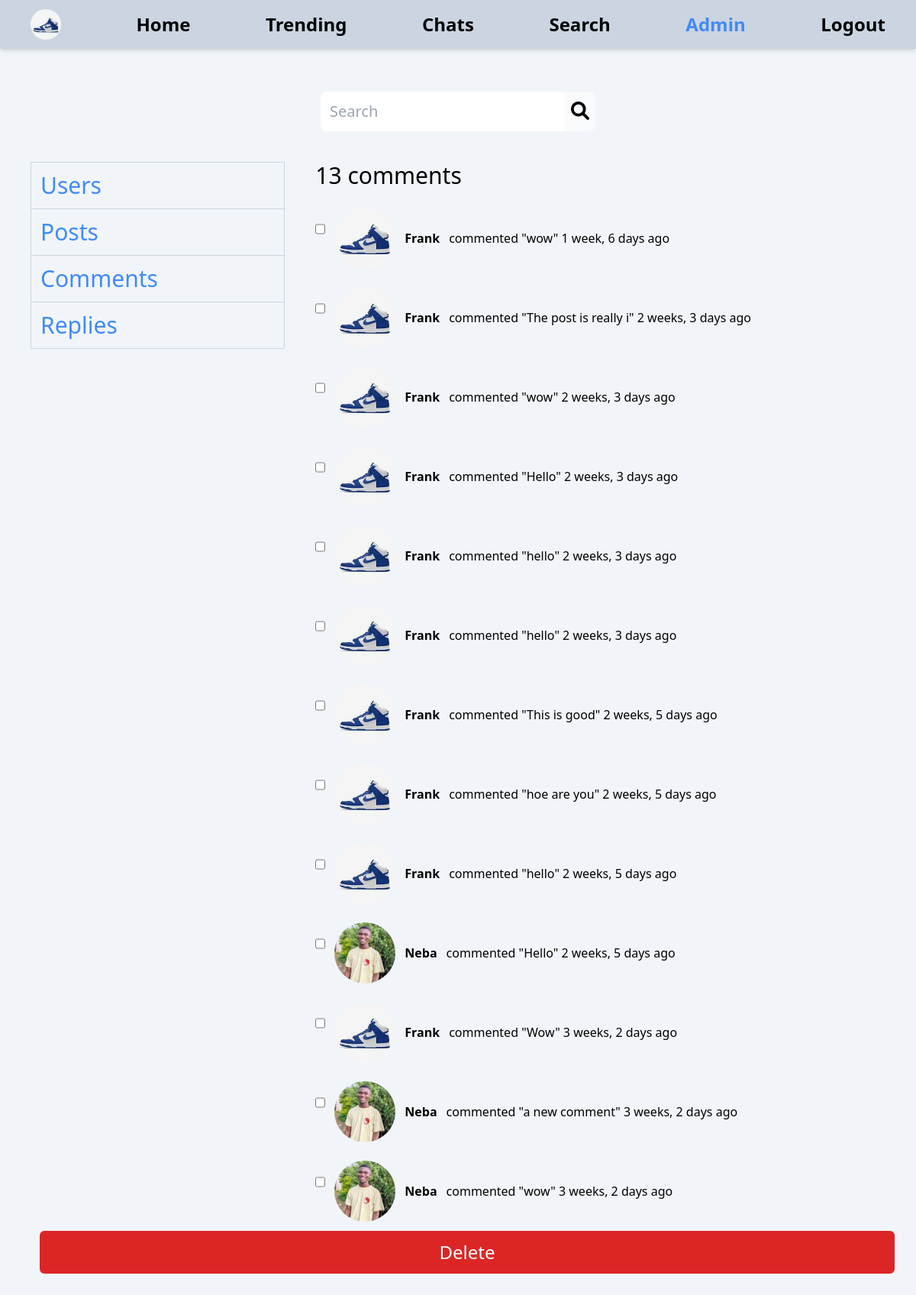
/adminpanel/comments (signed in), run on the app's committed database.
### authenticate/models.py (models this page shows)
class User(AbstractUser):
    username = models.CharField(max_length=250, unique=True)
    email = models.EmailField(null=True, unique=True)
    image = models.ImageField(default = 'images/profiles/profile.jpeg', upload_to='images/profiles')
    code = models.PositiveIntegerField(null=True)
    bio = models.TextField(default=None, null=True)
    blocked = models.BooleanField(default = False)
    USERNAME_FIELD = 'email'
    REQUIRED_FIELDS=[]

### posts/models.py (models this page shows, shortened)
class Comment(models.Model):
    post = models.ForeignKey(Post, on_delete=models.CASCADE, related_name='comments')
    user = models.ForeignKey(User, on_delete=models.CASCADE)
    text = models.TextField()
    created = models.DateTimeField(auto_now_add=True)
    replies = models.PositiveBigIntegerField(default=0)
    class Meta:
        ordering = ['-created']

### adminpanel/views.py (the view)
# urls.py: path('comments', views.siteComments, name='admincomments'),
@login_required(login_url='login')
def siteComments(request):
    q = request.GET.get('q','')
    comments = Comment.objects.filter(Q(text__contains = q)|
                                      Q(user__username__contains = q))
    page = 'admin'
    for comment in comments:
        comment.text = comment.text[:20]
    if request.method == 'POST':
        delete = request.POST.getlist('comment')
        for id in delete:
            comment = Comment.objects.get(id = id)
            comment.delete()
        return redirect('adminposts')
    context = {'comments':comments, 'page':page, 'q':q}
    return render(request, 'adminpanel/comments.html', context)

### adminpanel/templates/adminpanel/comments.html (shortened to what this page needs)
<!DOCTYPE html>
<html lang="en">
<head>
    {% include 'tailwind.html' %}
    <link rel="stylesheet" href="https://cdnjs.cloudflare.com/ajax/libs/font-awesome/6.0.0/css/all.min.css">
  </head>
  <body class="bg-slate-100 flex flex-col p-10 ">
    {% include 'navbar.html' %}
    <form action="" class="flex grow self-center mt-20">
        <input
          type="text"
          name="q"
          id="q"
          value="{{q}}"
          placeholder="Search"
          class="p-3 rounded-l-lg outline-none text-xl"
          required
        />
        <button type="submit" class="px-2 rounded-r-lg bg-slate-50">
          <i class="fa-solid fa-magnifying-glass right-0 text-2xl"></i>
        </button>
      </form>
    <form class="flex flex-col mt-10" method="post">
        <div class="w-full flex" id="options">
            <div class=" hidden md:block w-1/3 pr-10">
                {% include 'adminpanel/data.html' %}
            </div>
        <div class="w-2/3" id="options">
            <h3 class="text-3xl font-medium">{{comments.count}} comments</h3>
            {% for comment in comments %}
        <div class="flex gap-3 space-y-6">
            <input type="checkbox" name="comment" value="{{comment.id}}">
            <label for="comment">
                <a href="{% url 'comment' comment.id %}" class="flex items-center  gap-3">
                    <img
                  src="{{comment.user.image.url}}"
                  alt="{{comment.user.username|capfirst}}"
                  class="w-20 h-20 rounded-full"
                />
                <strong>
                    {{comment.user.username|capfirst}}
                </strong>
                <p>commented "{{comment.text}}" {{comment.created|timesince}} ago </p>
            </a>
            </label>
        </div>
        {% endfor %}
        </div>
        </div>
        <button type="submit" class="w-full bg-red-600 py-3 text-2xl text-white m-3 rounded-md" id="submit">Delete</button>
    </form>
    {% load static %}
</body>
</html>

### templates/navbar.html (shortened to what this page needs)
<nav class="w-full fixed shadow-md top-0 left-0 p-3 bg-slate-300 z-50 flex justify-between items-center md:px-10 text-2xl">
    <a href="{% url 'profile' request.user.id %}">
        <img src="{{request.user.image.url}}" alt="{{request.user.username}}" class="w-10 h-10 rounded-full ">
    </a> <a href="{% url 'posts' %}" class="link" data-url-name="home">
            <span class="hidden md:block font-bold">Home</span>
        </a>
        <a href="{% url 'trending' %}" class="link" data-url-name="trending">
            <span class="hidden md:block font-bold">Trending</span>
        </a>
        <a href="{% url 'chats' %}" class="link" data-url-name="chats">
            <span class="hidden md:block font-bold">Chats</span>
        </a>
        <a href="{% url 'search_posts' ' ' %}" class="link" data-url-name="search">
            <span class="hidden md:block font-bold">Search</span>
        </a>
        {% if request.user.is_staff %}
        <a href="{% url 'database' %}" class="link" data-url-name="admin">
            <span class="hidden md:block font-bold">Admin</span>
        </a>
        {% endif %}
        <a href="{% url 'logout' %}" class="link"  data-url-name="menu">
            <span class="hidden md:block font-bold">Logout</span>
        </a>
</nav>
{% load static %}

### data on the page
User: user.image (picture)
Comment: user.image (picture), user.username "Frank", text "wow", created "1 week, 6 days"
Comment: user.image (picture), user.username "Frank", text "The post is really i", created "2 weeks, 3 days"
Comment: user.image (picture), user.username "Frank", text "wow", created "2 weeks, 3 days"
Comment: user.image (picture), user.username "Frank", text "Hello", created "2 weeks, 3 days"
Comment: user.image (picture), user.username "Frank", text "hello", created "2 weeks, 3 days"
Comment: user.image (picture), user.username "Frank", text "hello", created "2 weeks, 3 days"
Comment: user.image (picture), user.username "Frank", text "This is good", created "2 weeks, 5 days"
Comment: user.image (picture), user.username "Frank", text "hoe are you", created "2 weeks, 5 days"
Comment: user.image (picture), user.username "Frank", text "hello", created "2 weeks, 5 days"
Comment: user.image (picture), user.username "Neba", text "Hello", created "2 weeks, 5 days"
Comment: user.image (picture), user.username "Frank", text "Wow", created "3 weeks, 2 days"
Comment: user.image (picture), user.username "Neba", text "a new comment", created "3 weeks, 2 days"
Comment: user.image (picture), user.username "Neba", text "wow", created "3 weeks, 2 days"

### other printed values
{{ comments.count }} "13"
